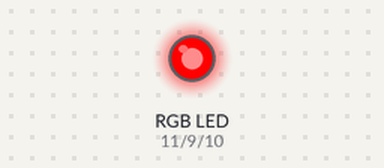
Simulated run of this sketch. Board: Arduino Uno, built with avr-gcc and run on an emulated ATmega328P. Shown: an RGB LED mixed from three pins (HIGH = lit).

Above: at 0.5 s.
At 1.5 s:
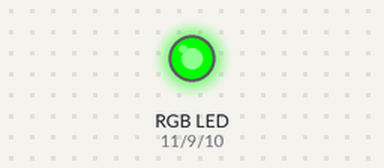
At 2.5 s:
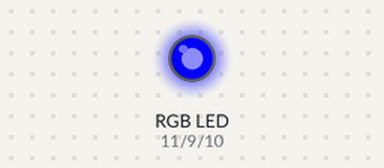
At 3.5 s:
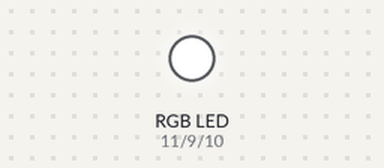
At 4.5 s:
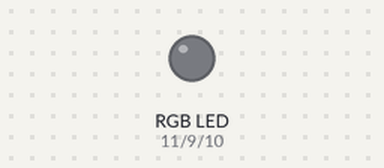
Timing chart, 0 to 6.5 s (numbered marks = the images above):
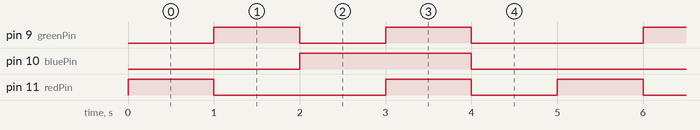

Measured:
- by itself, pin 9 (greenPin): repeats every 5.0 s: LOW 1.0 s, HIGH 1.0 s, LOW 2.0 s, HIGH 1.0 s
- by itself, pin 10 (bluePin): alternates HIGH for 2.0 s and LOW for 3.0 s
- by itself, pin 11 (redPin): repeats every 5.0 s: LOW 2.0 s, HIGH 1.0 s, LOW 1.0 s, HIGH 1.0 s

The sketch:

controlling_rgb_led_by_pwm_using_tinkercad_1.ino
```cpp
// C++ code
//
int redPin  = 11;
int bluePin = 10;
int greenPin = 9;

void setup()
{
  pinMode(redPin, OUTPUT);
  pinMode(bluePin, OUTPUT);
  pinMode(greenPin, OUTPUT);
}

void loop()
{
  color(255,0,0);
  delay(1000);

  color(0,255,0);
  delay(1000);

  color(0,0,255);
  delay(1000);

  color(255,255,255);
  delay(1000);

  color(0,0,0);
  delay(1000);
}
void color(unsigned char red, unsigned char green, unsigned char blue)

{
analogWrite(redPin, red);
analogWrite(greenPin, green);
analogWrite(bluePin, blue);
}
```
